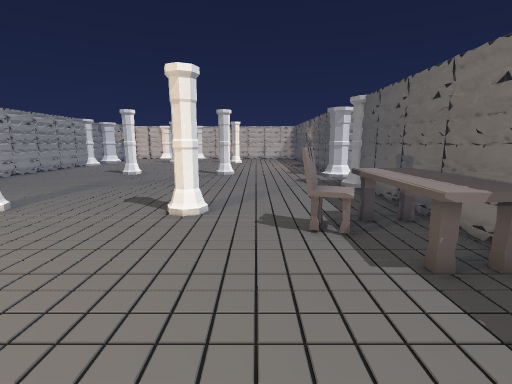
view 1 (above)

16 first-person views from a walk through a 3-D level made in the Godot game engine. The camera is 1.2 m above the floor, tilts 10° down and sees 85° across. The floor is counted in squares, 0.6 m on a side. Each view is taken from the middle of a square. On the plan, view 1 faces up. The plan holds only what a view shows up to about 17 squares ahead; the rest is blank. The place goes on beyond the plan. Characters and animated objects are not drawn.

view 2
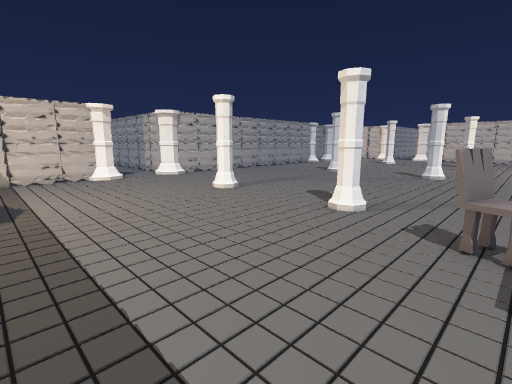

view 3
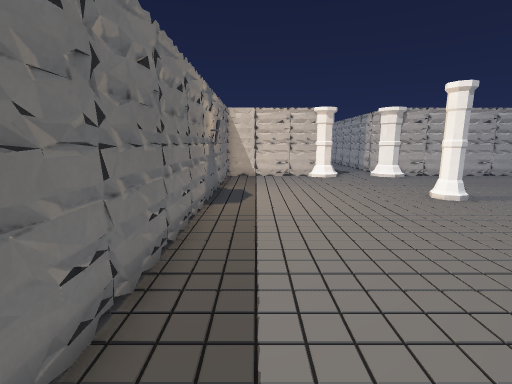

view 4
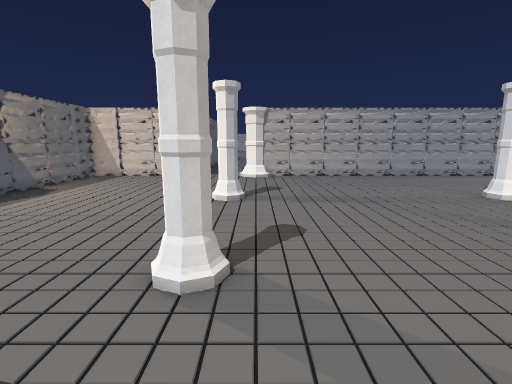

view 5
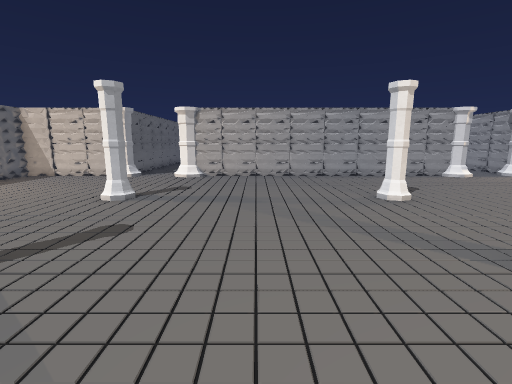

view 6
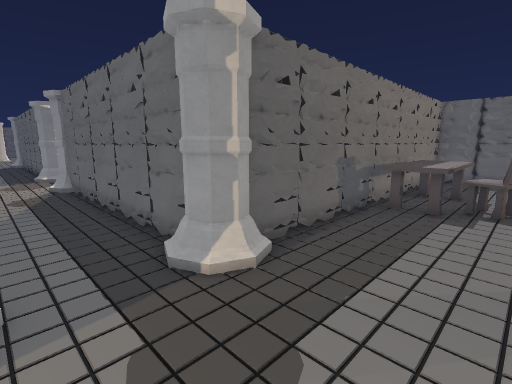

view 7
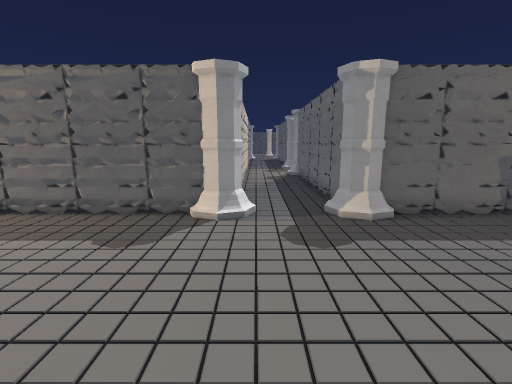

view 8
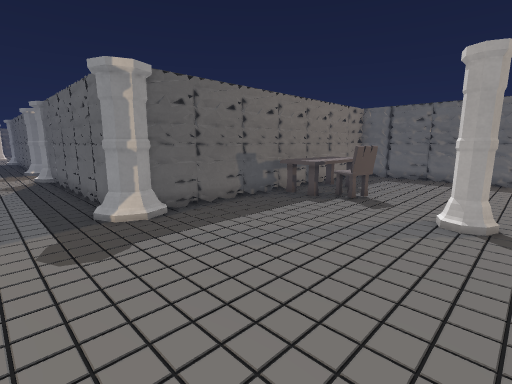

view 9
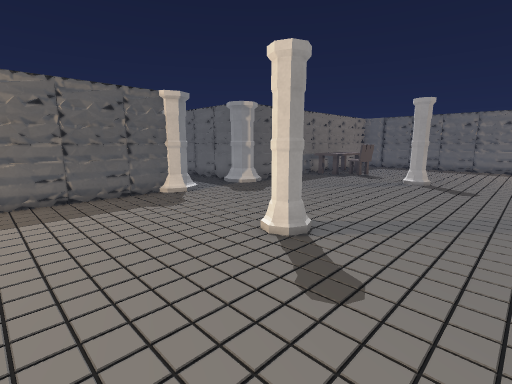

view 10
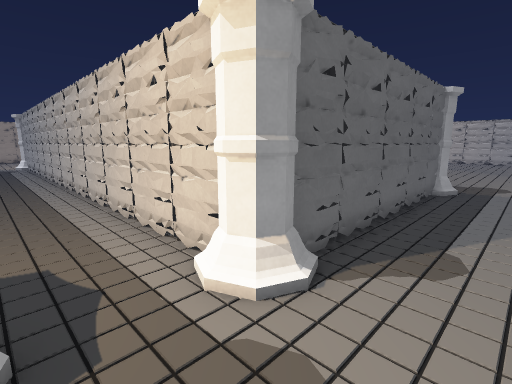

view 11
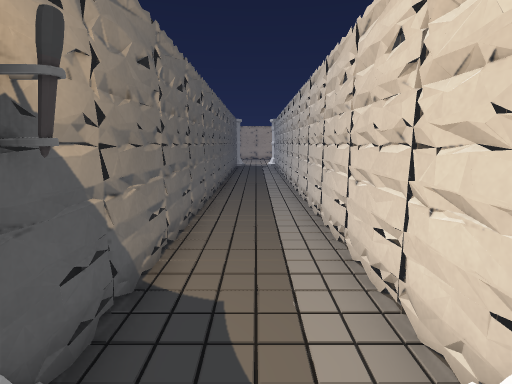

view 12
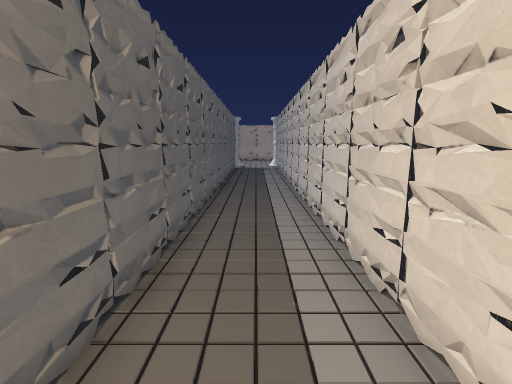

view 13
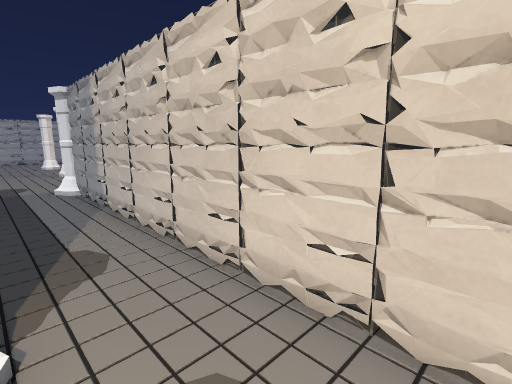

view 14
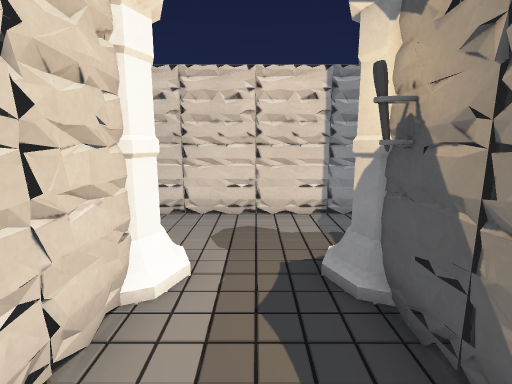

view 15
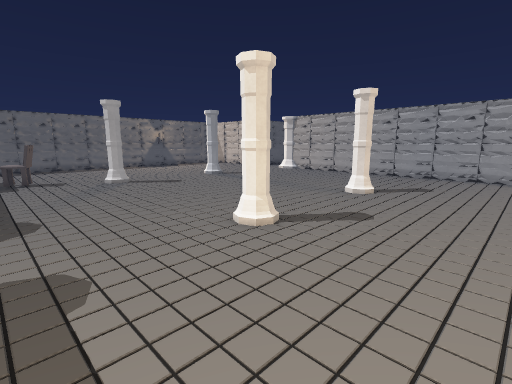

view 16
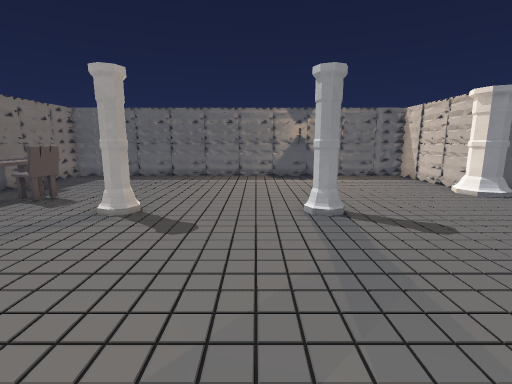

### Floor plan
Key: @ floor where view 1 was taken; # wall or solid block; . floor; P pillar; O other object.
Columns run from 15 left of view 1 to 20 right of it. Each row starts with its distance up from view 1.
 23 #...................#
 22 #...................#
 21 #...................#
 20 #...................#
 19 #...................#
 18 #......P.....P......#
 17 #..................PP###############
 16 #...................P..............
 15 #...................................
 14 #...................P.........P...P.
 13 #..................PP#########PP.PP
 12 #...................#         #...#
 11 #...................#         #...#
 10 #...................#         #...#
  9 PP..................#         #...#
  8 P......P.....P......#         #...#
  7 ................OOOO#         #...#
  6 P...............OOOO#         #...#
  5 PP................OO#         #...#
  4 #.................OO#         #...#
  3 #...................#         #...#
  2 #...................#         #...#
  1 #...................#         #...#
  0 #..............@....#         #...#
 -1 #####################         #...#
 -2                               #...#
 -3                               #...#

Where each view was taken, in squares from view 1:
view 1: 0 up, 0 right, facing up
view 2: 0 up, 2 right, facing up-left
view 3: 1 up, 2 right, facing left
view 4: 9 up, 2 right, facing left
view 5: 13 up, 2 right, facing left
view 6: 16 up, 1 right, facing down-right
view 7: 16 up, 3 left, facing right
view 8: 16 up, 3 left, facing down-right
view 9: 23 up, 6 left, facing down-right
view 10: 16 up, 18 right, facing down-left
view 11: 14 up, 17 right, facing down
view 12: 12 up, 17 right, facing down
view 13: 14 up, 18 right, facing up-left
view 14: 9 up, 17 right, facing up
view 15: 23 up, 3 right, facing down-left
view 16: 16 up, 6 left, facing down
